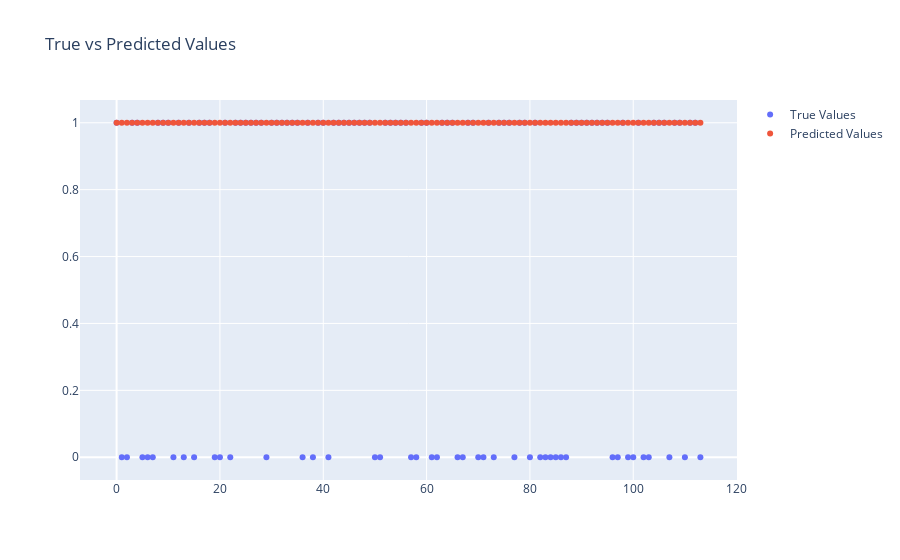

Notebook code for this chart:
### Markdown cell above
### Evaluating the Model on Test Data

### Code cell
X_test = torch.tensor(X_test, dtype=torch.float32).to(device)

b_cls_model.eval()

with torch.no_grad():
    test_preds = b_cls_model(X_test)
    test_preds = (test_preds.detach().clone() > pred_threshold)
    test_preds = test_preds.float().cpu().numpy().flatten()

x = np.arange(0, X_test.shape[0])
pp.plot_data(
    true_vals=pp.create_trace(x, y_test, name="True Values", mode="markers"),
    pred_vals=pp.create_trace(x, test_preds, name="Predicted Values", mode="markers"),
    title="True vs Predicted Values",
)

### Figure 1 — Plotly figure (JSON) as saved in the notebook; plotly's stock layout.template omitted (floating-point values rounded to 4 significant figures)
{"data": [{"mode": "markers", "name": "True Values", "text": "", "type": "scatter", "x": [0, 1, 2, 3, 4, 5, 6, 7, 8, 9, 10, 11, 12, 13, 14, 15, 16, 17, 18, 19, 20, 21, 22, 23, 24, 25, 26, 27, 28, 29, 30, 31, 32, 33, 34, 35, 36, 37, 38, 39, 40, 41, 42, 43, 44, 45, 46, 47, 48, 49, 50, 51, 52, 53, 54, 55, 56, 57, 58, 59, 60, 61, 62, 63, 64, 65, 66, 67, 68, 69, 70, 71, 72, 73, 74, 75, 76, 77, 78, 79, 80, 81, 82, 83, 84, 85, 86, 87, 88, 89, 90, 91, 92, 93, 94, 95, 96, 97, 98, 99, 100, 101, 102, 103, 104, 105, 106, 107, 108, 109, 110, 111, 112, 113], "y": [1, 0, 0, 1, 1, 0, 0, 0, 1, 1, 1, 0, 1, 0, 1, 0, 1, 1, 1, 0, 0, 1, 0, 1, 1, 1, 1, 1, 1, 0, 1, 1, 1, 1, 1, 1, 0, 1, 0, 1, 1, 0, 1, 1, 1, 1, 1, 1, 1, 1, 0, 0, 1, 1, 1, 1, 1, 0, 0, 1, 1, 0, 0, 1, 1, 1, 0, 0, 1, 1, 0, 0, 1, 0, 1, 1, 1, 0, 1, 1, 0, 1, 0, 0, 0, 0, 0, 0, 1, 1, 1, 1, 1, 1, 1, 1, 0, 0, 1, 0, 0, 1, 0, 0, 1, 1, 1, 0, 1, 1, 0, 1, 1, 0]}, {"mode": "markers", "name": "Predicted Values", "text": "", "type": "scatter", "x": [0, 1, 2, 3, 4, 5, 6, 7, 8, 9, 10, 11, 12, 13, 14, 15, 16, 17, 18, 19, 20, 21, 22, 23, 24, 25, 26, 27, 28, 29, 30, 31, 32, 33, 34, 35, 36, 37, 38, 39, 40, 41, 42, 43, 44, 45, 46, 47, 48, 49, 50, 51, 52, 53, 54, 55, 56, 57, 58, 59, 60, 61, 62, 63, 64, 65, 66, 67, 68, 69, 70, 71, 72, 73, 74, 75, 76, 77, 78, 79, 80, 81, 82, 83, 84, 85, 86, 87, 88, 89, 90, 91, 92, 93, 94, 95, 96, 97, 98, 99, 100, 101, 102, 103, 104, 105, 106, 107, 108, 109, 110, 111, 112, 113], "y": [1.0, 1.0, 1.0, 1.0, 1.0, 1.0, 1.0, 1.0, 1.0, 1.0, 1.0, 1.0, 1.0, 1.0, 1.0, 1.0, 1.0, 1.0, 1.0, 1.0, 1.0, 1.0, 1.0, 1.0, 1.0, 1.0, 1.0, 1.0, 1.0, 1.0, 1.0, 1.0, 1.0, 1.0, 1.0, 1.0, 1.0, 1.0, 1.0, 1.0, 1.0, 1.0, 1.0, 1.0, 1.0, 1.0, 1.0, 1.0, 1.0, 1.0, 1.0, 1.0, 1.0, 1.0, 1.0, 1.0, 1.0, 1.0, 1.0, 1.0, 1.0, 1.0, 1.0, 1.0, 1.0, 1.0, 1.0, 1.0, 1.0, 1.0, 1.0, 1.0, 1.0, 1.0, 1.0, 1.0, 1.0, 1.0, 1.0, 1.0, 1.0, 1.0, 1.0, 1.0, 1.0, 1.0, 1.0, 1.0, 1.0, 1.0, 1.0, 1.0, 1.0, 1.0, 1.0, 1.0, 1.0, 1.0, 1.0, 1.0, 1.0, 1.0, 1.0, 1.0, 1.0, 1.0, 1.0, 1.0, 1.0, 1.0, 1.0, 1.0, 1.0, 1.0]}], "layout": {"title": {"text": "True vs Predicted Values"}, "xaxis": {"title": {"text": ""}}, "yaxis": {"title": {"text": ""}}}}
